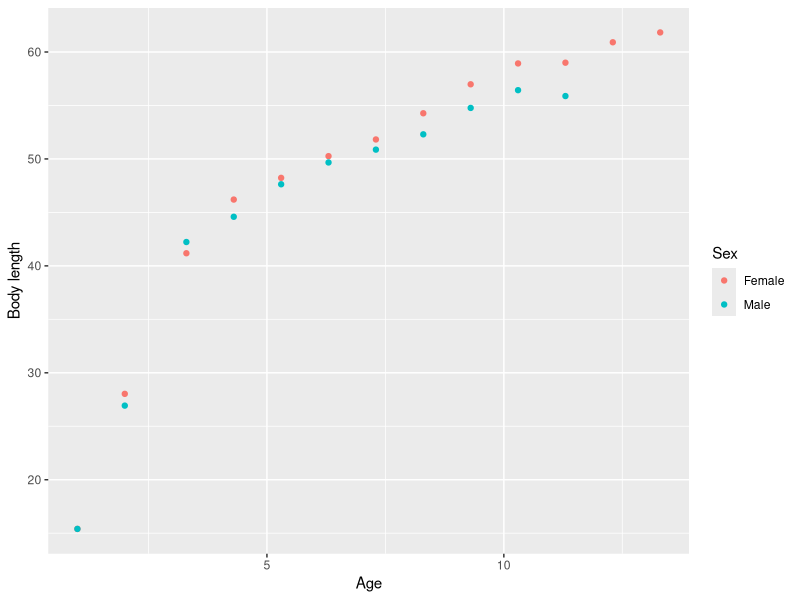
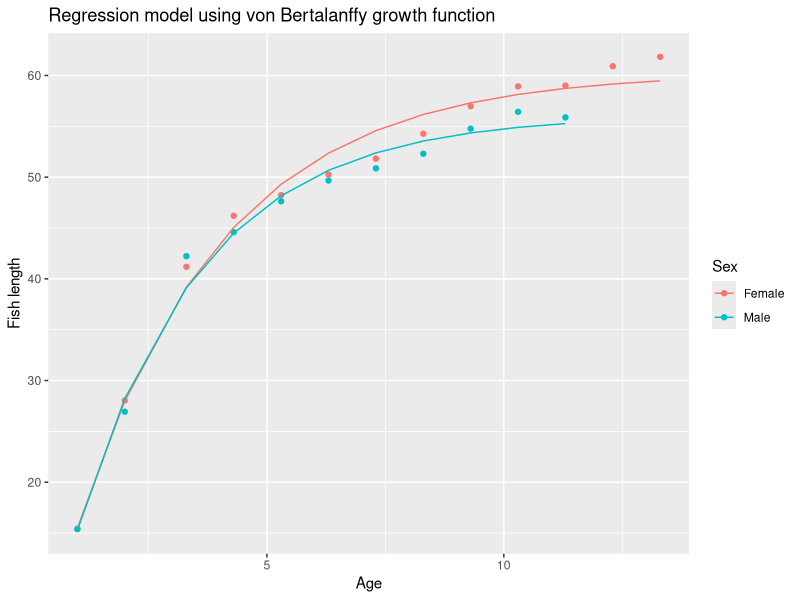

Recreate these plots in R, in order.
## ---- chunk 1
library(knitr)
library(ggplot2)

age = c(1, 2, 3.3, 4.3, 5.3, 6.3, 7.3, 8.3, 9.3, 10.3, 11.3, 12.3, 13.3)
length_m = c(15.4, 26.93, 42.23, 44.59, 47.63, 49.67, 50.87, 52.3, 54.77, 56.43, 55.88)
length_f = c(15.4, 28.03, 41.18, 46.2, 48.23, 50.26, 51.82, 54.27, 56.98, 58.93, 59, 60.91, 61.83)

#show data
kable(cbind(age, length_f, c(length_m, rep("", 2))), col.names = c("Age (year)", "Female mean length (cm)", "Male mean length (cm)"))

## ---- chunk 2
#prepare data for plotting
dataset = data.frame(c(age, age[-c(12:13)]), c(length_f, length_m), c(rep("Female", 13), rep("Male", 11)))
colnames(dataset) <- c("Age", "Body length", "Sex")

#draw graph
ggplot(dataset, aes(x = Age, y = `Body length`, col = Sex)) +
    geom_point() +
    scale_color_discrete(name = "Sex")
## ---- chunk 3
VBGF <-function(x, Linf, K, t0){
    y = Linf * (1 - exp(-K * (x - t0)))
    return(y)
}
## ---- chunk 4
lognormal_like = function(x, y, Linf, K, t0, Out){
    
    like = numeric(length(y))
    NLL = numeric(length(y))
    ypred = VBGF(x, Linf, K, t0)
    dev2 =(log(y) - log(ypred)) ^ 2
    sigma = sqrt(mean(dev2))
    
    for (i in 1:length(y)){
        like[i] = (1 / (x[i] * sqrt(2 * pi) * sigma)) * exp(-dev2[i] / (2 * sigma ^ 2))
        NLL[i] = -log(like[i])
    }
    
    #show each iteration if Out is set as TRUE
    if(Out == T) cat("NLL=", sum(NLL), " Linf=", Linf, " K=", K, " t0=", t0, "\n", sep = "")
    
    #calculate various informations about the log-likelihood
        Outs <- NULL
        Outs$Pred <- ypred
        Outs$Length <- y
        Outs$Dev2 <- dev2
        Outs$sigma <- sigma
        Outs$Like <- like
        Outs$NLL <- NLL 
        Outs$Obj <- sum(NLL)
        
    return(Outs)
}
## ---- chunk 5
obj_function = function(theda, ...){ 
    Outs <- lognormal_like(Linf = theda[1], K = theda[2], t0 = theda[3], ...)
    obj <- Outs$Obj 
    return(obj)
}
## ---- chunk 6
model_f = optim(c(100, 0.2, 0), obj_function, x = age, y = length_f, Out = F, hessian = T)
model_m = optim(c(100, 0.2, 0), obj_function, x = age[-c(12:13)], y = length_m, Out = F, hessian = T)
## ---- chunk 7
param_f <- model_f$par
param_m <- model_m$par
sd_f <- sqrt(diag(solve(model_f$hessian)))
sd_m <- sqrt(diag(solve(model_m$hessian)))
model_result_f <- cbind(param_f, sd_f)
model_result_m <- cbind(param_m, sd_m)
rownames(model_result_f) <- c("L inf", "K", "t0")
rownames(model_result_m) <- c("L inf", "K", "t0")

kable(model_result_f, col.names = c("Estimated parameters", "Standard deviation"), caption = "Model for female fish body length", digits = 3)

kable(model_result_m, col.names = c("Estimated parameters", "Standard deviation"), caption = "Model for male fish body length", digits = 3)
## ---- chunk 8
#prepare data for plotting
dataset = data.frame(c(age, age[-c(12:13)]), c(length_f, length_m), c(VBGF(age, param_f[1], param_f[2], param_f[3]), VBGF(age[-c(12:13)], param_m[1], param_m[2], param_m[3])), c(rep("Female", 13), rep("Male", 11)))
colnames(dataset) <- c("Age", "Actual length", "Esimated length", "Sex")

#draw graph
ggplot(dataset, aes(x = Age)) +
    geom_point(aes(y = `Actual length`, col = Sex)) +
    geom_line(aes(y = `Esimated length`, col = Sex)) +
    scale_color_discrete(name = "Sex") +
    labs(title = "Regression model using von Bertalanffy growth function", y = "Fish length")
## ---- chunk 9

## ---- chunk 10

## ---- chunk 11

